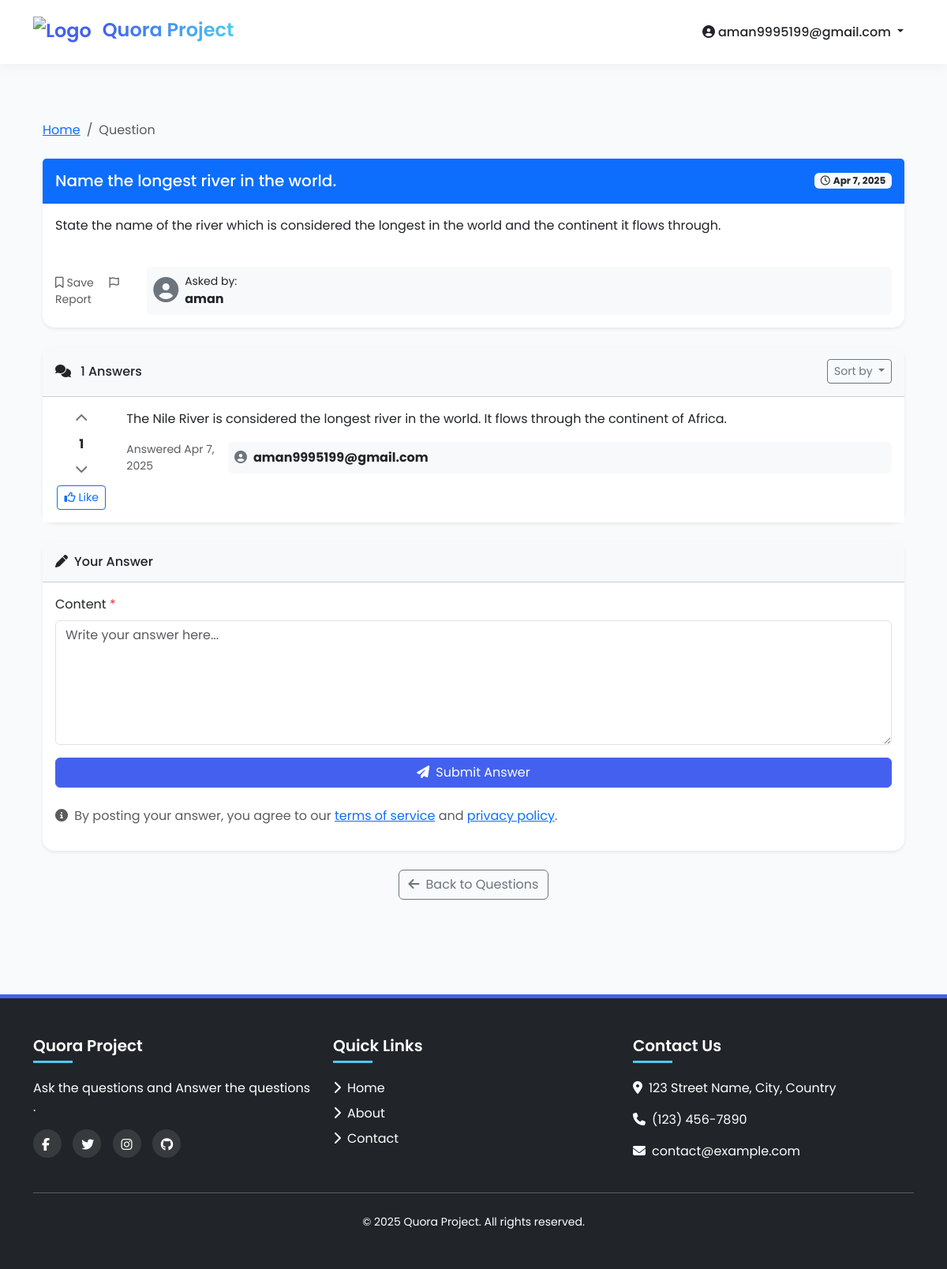
/question/10/ (signed in), run on the app's committed database.
### qa/models.py (models this page shows, shortened)
class Question(models.Model):
    user = models.ForeignKey(User, on_delete=models.CASCADE)
    title = models.CharField(max_length=255)
    description = models.TextField()
    created_at = models.DateTimeField(auto_now_add=True)

class Answer(models.Model):
    question = models.ForeignKey(Question, on_delete=models.CASCADE, related_name='answers')
    user = models.ForeignKey(User, on_delete=models.CASCADE)
    content = models.TextField()
    likes = models.ManyToManyField(User, related_name='liked_answers', blank=True)
    created_at = models.DateTimeField(auto_now_add=True)
    def total_likes(self):
        return self.likes.count()

### qa/views.py (the view)
# urls.py: path('question/<int:pk>/', views.question_detail, name='question_detail'),
@login_required
def question_detail(request, pk):
    question = get_object_or_404(Question, pk=pk)
    answers = question.answers.all()
    if request.method == 'POST':
        form = AnswerForm(request.POST)
        if form.is_valid():
            answer = form.save(commit=False)
            answer.question = question
            answer.user = request.user
            answer.save()
            return redirect('question_detail', pk=pk)
    else:
        form = AnswerForm()
    liked_answers = Answer.objects.filter(likes=request.user).values_list('id', flat=True)
    return render(request, 'qa/question_detail.html', {'question': question, 'answers': answers, 'form': form, 'liked_answers': liked_answers})

### qa/forms.py
class AnswerForm(forms.ModelForm):
    class Meta:
        model = Answer
        fields = ['content']

### qa/templates/qa/question_detail.html (shortened to what this page needs)
{% extends 'base.html' %}
{% block content %}
<div class="container py-4">
    <nav aria-label="breadcrumb" class="mb-4">
        <ol class="breadcrumb">
            <li class="breadcrumb-item"><a href="{% url 'home' %}">Home</a></li>
            <li class="breadcrumb-item active" aria-current="page">Question</li>
        </ol>
    </nav>
    <div class="card shadow-sm border-0 mb-4">
        <div class="card-header bg-primary text-white d-flex flex-column flex-md-row justify-content-between align-items-start align-items-md-center p-3">
            <h2 class="h5 mb-2 mb-md-0">{{ question.title }}</h2>
            <span class="badge bg-light text-dark mt-2 mt-md-0">
                <i class="far fa-clock me-1"></i>{{ question.created_at|date:"M j, Y" }}
            </span>
        </div>
        <div class="card-body">
            <div class="question-content mb-4">
                {{ question.description|linebreaks }}
            </div>
            <div class="d-flex flex-column flex-sm-row justify-content-between align-items-start align-items-sm-center">
                <div class="small mb-2 mb-sm-0">
                    <a href="#" class="text-decoration-none text-muted me-3">
                        <i class="far fa-bookmark me-1"></i>Save
                    </a>
                    <a href="#" class="text-decoration-none text-muted">
                        <i class="far fa-flag me-1"></i>Report
                    </a>
                </div>
                <div class="bg-light p-2 rounded w-100 w-sm-auto">
                    <div class="d-flex align-items-center">
                        <div class="avatar me-2">
                            <i class="fas fa-user-circle fa-2x text-secondary"></i>
                        </div>
                        <div>
                            <div class="small">Asked by:</div>
                            <div class="fw-bold">{{ question.user.username }}</div>
                        </div>
                    </div>
                </div>
            </div>
        </div>
    </div>
    <div class="card shadow-sm border-0 mb-4">
        <div class="card-header bg-light d-flex flex-column flex-md-row justify-content-between align-items-start align-items-md-center p-3">
            <h3 class="h6 mb-2 mb-md-0">
                <i class="fas fa-comments me-2"></i>
                {{ answers.count|default:"0" }} Answers
            </h3>
            <div class="dropdown">
                <button class="btn btn-sm btn-outline-secondary dropdown-toggle" type="button" id="sortDropdown" data-bs-toggle="dropdown" aria-expanded="false">
                    Sort by
                </button>
            </div>
        </div>
        <div class="card-body p-0">
            {% if answers %}
                <ul class="list-group list-group-flush">
                    {% for answer in answers %}
                        <li class="list-group-item p-3" id="answer-{{ answer.id }}">
                            <div class="row">
                                <div class="col-12 col-md-1 text-center mb-3 mb-md-0">
                                    <div>
                                        <a href="#" class="d-block text-decoration-none text-secondary">
                                            <i class="fas fa-chevron-up"></i>
                                        </a>
                                        <div class="fw-bold my-2">{{ answer.total_likes|default:"0" }}</div>
                                        <a href="#" class="d-block text-decoration-none text-secondary">
                                            <i class="fas fa-chevron-down"></i>
                                        </a>
                                        <a href="{% url 'like_answer' answer.id %}" class="btn btn-sm {% if answer.id in liked_answers %}btn-primary{% else %}btn-outline-primary{% endif %} mt-2">
                                            <i class="{% if answer.id in liked_answers %}fas{% else %}far{% endif %} fa-thumbs-up me-1"></i>Like
                                        </a>
                                    </div>
                                </div>
                                <div class="col-12 col-md-11">
                                    <div class="answer-content mb-3">
                                        {{ answer.content|linebreaks }}
                                    </div>
                                    <div class="d-flex flex-column flex-sm-row justify-content-between align-items-start align-items-sm-center">
                                        <div class="small text-muted mb-2 mb-sm-0">
                                            Answered {{ answer.created_at|date:"M j, Y" }}
                                        </div>
                                        <div class="bg-light p-2 rounded w-100 w-sm-auto">
                                            <div class="d-flex align-items-center">
                                                <div class="avatar me-2">
                                                    <i class="fas fa-user-circle text-secondary"></i>
                                                </div>
                                                <div class="fw-bold">{{ answer.user.username }}</div>
                                            </div>
                                        </div>
                                    </div>
                                </div>
                            </div>
                        </li>
                    {% endfor %}
                </ul>
            {% else %}
                <div class="text-center py-5">
                    <i class="far fa-comments fa-3x text-muted mb-3"></i>
                    <h5>No answers yet</h5>
                    <p class="text-muted">Be the first to answer this question!</p>
                </div>
            {% endif %}
        </div>
    </div>
    <div class="card shadow-sm border-0">
        <div class="card-header bg-light p-3">
            <h3 class="h6 mb-0"><i class="fas fa-pen me-2"></i>Your Answer</h3>
        </div>
        <div class="card-body">
            <form method="post" class="needs-validation" novalidate>
                {% for field in form %}
                    <div class="mb-3">
                        <label for="{{ field.id_for_label }}" class="form-label">
                            {{ field.label }}
                            {% if field.field.required %}
                                <span class="text-danger">*</span>
                            {% endif %}
                        </label>
                        {{ field }}
                    </div>
                {% endfor %}
                <div class="d-grid gap-2">
                    <button type="submit" class="btn btn-primary">
                        <i class="fas fa-paper-plane me-2"></i>Submit Answer
                    </button>
                </div>
            </form>
            <div class="mt-4">
                <p class="text-muted">
                    <i class="fas fa-info-circle me-1"></i>
                    By posting your answer, you agree to our <a href="#">terms of service</a> and <a href="#">privacy policy</a>.
                </p>
            </div>
        </div>
    </div>
    <div class="text-center mt-4">
        <a href="{% url 'home' %}" class="btn btn-outline-secondary">
            <i class="fas fa-arrow-left me-2"></i>Back to Questions
        </a>
    </div>
</div>
{% endblock %}

### qa/templates/base.html (shortened to what this page needs)
{% load static %}
<!DOCTYPE html>
<html lang="en">
<head>
    <link rel="stylesheet" href="https://cdnjs.cloudflare.com/ajax/libs/bootstrap/5.3.2/css/bootstrap.min.css">
    <link rel="stylesheet" href="https://cdnjs.cloudflare.com/ajax/libs/font-awesome/6.4.2/css/all.min.css">
</head>
<body>
    <nav class="navbar navbar-expand-lg navbar-light bg-light">
        <div class="container">
            <a class="navbar-brand" href="{% url 'home' %}">
                <img src="https://executive.mit.edu/dw/image/v2/BFHZ_PRD/on/demandware.static/-/Sites-master-catalog-msee/default/dwa0897f02/images/QUE.jpg?sw=400&sh=300"
                     alt="Logo"
                     class="d-inline-block align-text-top me-2"
                     style="height: 40px; width: auto;">
                <span style="background: linear-gradient(to right, #4361ee, #4cc9f0); -webkit-background-clip: text; -webkit-text-fill-color: transparent;">Quora Project</span>
            </a>
            <div class="collapse navbar-collapse" id="navbarNav">
                <ul class="navbar-nav ms-auto">
                    {% if user.is_authenticated %}
                        <li class="nav-item dropdown">
                            <a class="nav-link dropdown-toggle" href="#" role="button" data-bs-toggle="dropdown">
                                <i class="fas fa-user-circle me-1"></i>{{ user.username }}
                            </a>
                        </li>
                    {% endif %}
                </ul>
            </div>
        </div>
    </nav>
    <main class="py-5 fade-in">
        <div class="container">
            {% block content %}
            {% endblock %}
        </div>
    </main>
    <footer class="bg-dark text-white py-5 mt-5">
        <div class="container">
            <div class="row">
                <div class="col-md-4 mb-4 mb-md-0">
                    <h5 class="text-white">Quora Project</h5>
                    <p class="text-white">Ask the questions and Answer the questions .</p>
                    <div class="social-icons mt-3">
                        <a href="#" class="text-white"><i class="fab fa-facebook-f"></i></a>
                        <a href="#" class="text-white"><i class="fab fa-twitter"></i></a>
                        <a href="#" class="text-white"><i class="fab fa-instagram"></i></a>
                        <a href="#" class="text-white"><i class="fab fa-github"></i></a>
                    </div>
                </div>
                <div class="col-md-4 mb-4 mb-md-0">
                    <h5>Quick Links</h5>
                    <ul class="list-unstyled text-white">
                        <li><a href="#" class="text-decoration-none text-white"><i class="fas fa-chevron-right me-2"></i>Home</a></li>
                        <li><a href="#" class="text-decoration-none text-white"><i class="fas fa-chevron-right me-2"></i>About</a></li>
                        <li><a href="#" class="text-decoration-none text-white"><i class="fas fa-chevron-right me-2"></i>Contact</a></li>
                    </ul>
                </div>
                <div class="col-md-4">
                    <h5>Contact Us</h5>
                    <address class="text-white">
                        <p><i class="fas fa-map-marker-alt me-2"></i>123 Street Name, City, Country</p>
                        <p><i class="fas fa-phone me-2"></i>(123) 456-7890</p>
                        <p><i class="fas fa-envelope me-2"></i>contact@example.com</p>
                    </address>
                </div>
            </div>
            <hr class="my-4 bg-secondary">
            <div class="text-center text-white">
                <small>&copy; {% now "Y" %} Quora Project. All rights reserved.</small>
            </div>
        </div>
    </footer>
</body>
</html>

### qa/templates/base.html (style rules this page uses)
:root { --primary-color: #4361ee; --secondary-color: #3f37c9; --accent-color: #4cc9f0; --light-color: #f8f9fa; --dark-color: #212529; }
body { font-family: 'Poppins', sans-serif; background-color: #f9fafb; }
.navbar { padding: 15px 0; background-color: white !important; box-shadow: 0 2px 15px rgba(0, 0, 0, 0.05) !important; }
.navbar-brand { font-weight: 600; color: var(--primary-color); font-size: 1.5rem; }
.nav-link { font-weight: 500; color: var(--dark-color); transition: all 0.3s ease; margin: 0 5px; }
.btn-primary { background-color: var(--primary-color); border-color: var(--primary-color); transition: all 0.3s ease; }
main { min-height: 70vh; }
footer { background: #191c24 !important; color: #fff; border-top: 5px solid var(--primary-color); }
footer h5 { color: white; font-weight: 600; margin-bottom: 20px; position: relative; padding-bottom: 10px; }
footer h5:after { content: ''; position: absolute; bottom: 0; left: 0; width: 50px; height: 3px; background-color: var(--accent-color); }
footer .social-icons a { display: inline-flex; width: 36px; height: 36px; border-radius: 50%; align-items: center; justify-content: center; background-color: rgba(255, 255, 255, 0.1); transition: all 0.3s ease; margin-right: 10px; }
.fa-brands, .fab { font-weight: 400; padding: 11px; }
footer a.text-white { transition: all 0.3s ease; display: inline-block; margin-bottom: 8px; position: relative; }
.card { border: none; border-radius: 15px; box-shadow: 0 5px 15px rgba(0, 0, 0, 0.05); transition: all 0.3s ease; }
.fade-in { animation: fadeIn 0.5s ease-out forwards; }

### data on the page
Question: title "Name the longest river in the world.", created_at "Apr 7, 2025", description "State the name of the river which is considered the longest in the world and the continent it flows through.", user.username "aman", count "1"
Answer: total_likes "1", content "The Nile River is considered the longest river in the world. It flows through the continent of Africa.", created_at "Apr 7, 2025", user.username "aman9995199@gmail.com"

### other printed values
{{ user.username }} "aman9995199@gmail.com"
{{ field.label }} "Content"
